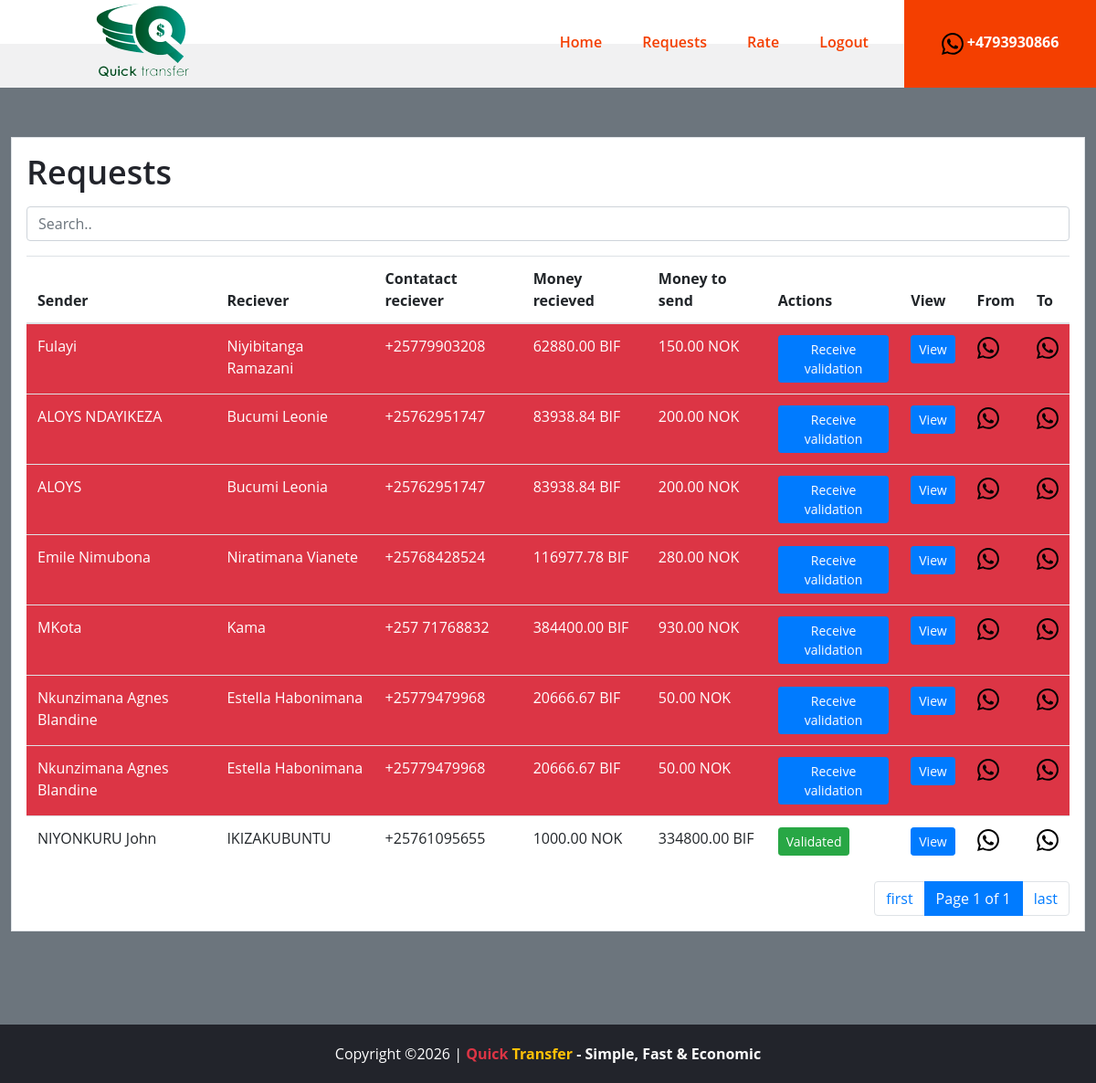
The page /converter/requests/ (signed in) on the database as committed earlier.
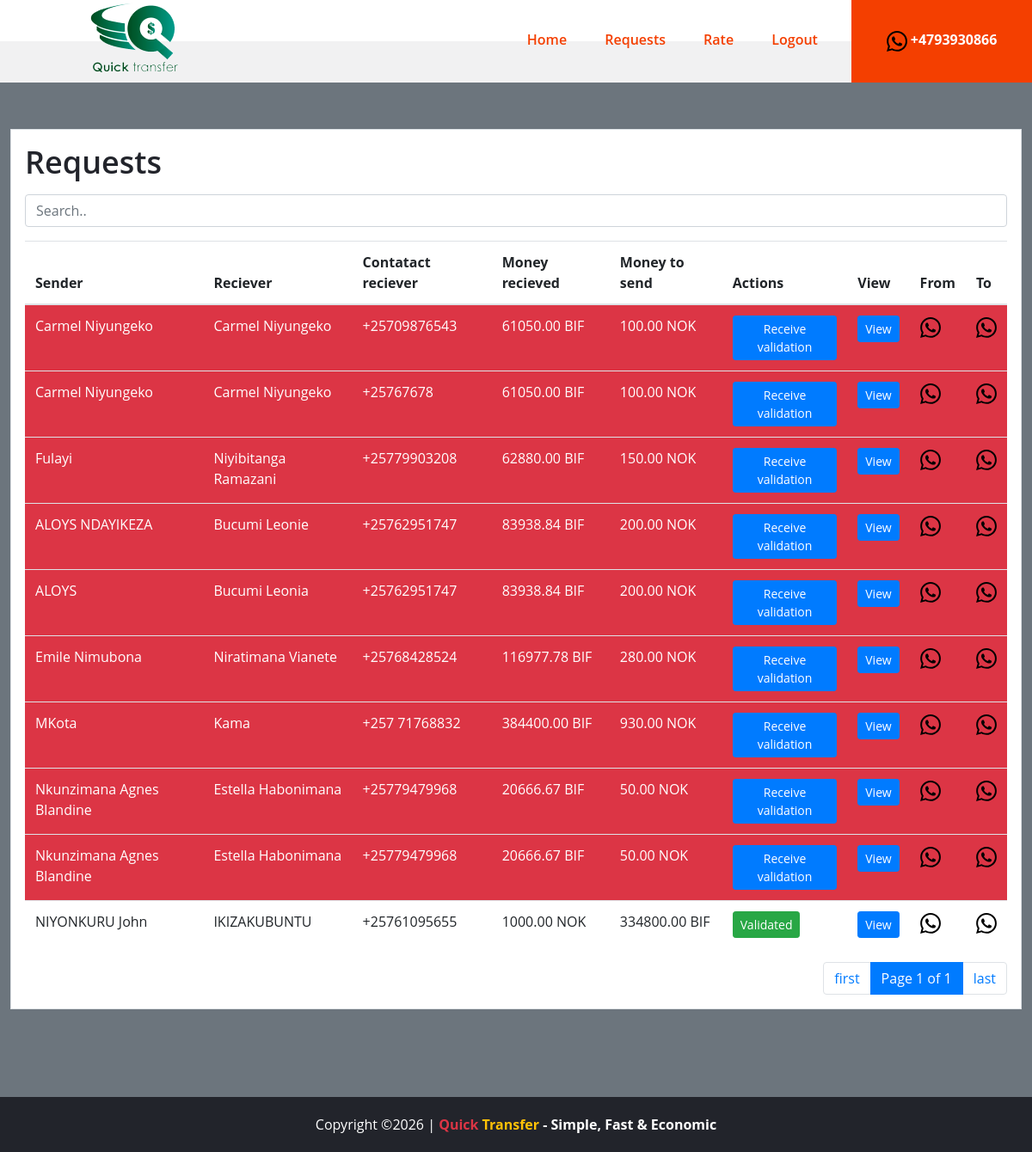
The same page on the database as committed later.
### currencyConverter/models.py (models this page shows, shortened)
class Tracking(models.Model):
	id=models.BigAutoField(primary_key=True)
	currency_in = models.ForeignKey(Country, related_name='curr_in', on_delete=models.CASCADE)
	currency_out = models.ForeignKey(Country, related_name='curr_out', on_delete=models.CASCADE)
	amount_in = models.FloatField()
	amount_out = models.FloatField()
	amount_in_recieve = models.FloatField(null=True)
	amount_out_deliver = models.FloatField(null=True)
	name_sender = models.CharField(max_length=100)
	phone_sender = models.CharField(max_length=100)
	name_reciever = models.CharField(max_length=100)
	phone_reciever = models.CharField(max_length=100)
	alt_phone_reciever = models.CharField(max_length=100, null=True, blank=True)
	validated1 = models.BooleanField(default=False)
	motif_validated1 = models.TextField(blank=True, null=True, default='Rien')
	validated2 = models.BooleanField(default=False)
	date = models.DateField(default=timezone.now)
	def senderFullName(self):
		return self.name_sender
	def recieverFullName(self):
		return self.name_reciever

class Country(models.Model):
	id=models.BigAutoField(primary_key=True)
	name = models.CharField(max_length=20)
	currency = models.CharField(max_length=20)
	usd_value = models.CharField(max_length=20)

### currencyConverter/views.py (the view)
# urls.py: path('requests/', views.requests, name='requests'),
@login_required(login_url=('login'))
def requests(request):
	trackings = Tracking.objects.all().order_by('-id')
	paginator = Paginator(trackings, 20)
	try:
		page_number = request.GET.get('page')
	except:
		page_number = 1
	page_obj = paginator.get_page(page_number)
	return render(request, 'requests.html', {'page_obj': page_obj})

### currencyConverter/templates/requests.html (shortened to what this page needs)
{% extends 'index.html' %}
{% load static %}
{% block content %}
<section class="admin-section spad bg-secondary mt-5"  id="sectionTag">
        <div class="container p-3 bg-white border">
                <div class="table-responsive">
                  <h2 class="sub-header mb-3">Requests</h2>
                  <input class="form-control mb-3" id="search" type="text" placeholder="Search..">
                    <table class="table table-striped table-hover">
                      <thead>
                        <tr>
                            <th>Sender</th>
                            <th>Reciever</th>
                            <th>Contatact reciever</th>
                            <th>Money recieved</th>
                            <th>Money to send</th>
                            <th>Actions</th>
                            <th>View</th>
                            <th>From</th>
                            <th>To</th>
                        </tr>
                      </thead>
                      <tbody id="myTable">
        	                {% for tracking in page_obj %}
                            <tr {% if not tracking.validated2 %}
                                class="bg-danger text-white"
                            {% endif %}>
                                <td >{{ tracking.senderFullName }}</td>
                                <td >{{ tracking.recieverFullName }}</td>
                                <td >{{ tracking.phone_reciever }}</td>
                                <td >{{ tracking.amount_out|floatformat:2 }} {{tracking.currency_out.currency}}</td>
                                <td >{{ tracking.amount_in|floatformat:2 }} {{tracking.currency_in.currency}}</td>
                                <td >
                                    {% if  not tracking.validated1 %}
                                        <a href="{% url 'recu' tracking.id %}" class="btn btn-primary btn-sm">Receive validation</a>
                                    {% endif %}
                                    {% if tracking.validated1 and tracking.validated2 %}
                                        <div  class="btn btn-success btn-sm" >Validated</div>
                                    {% endif %}
                                    </td>
                                <td >
                                    <button type="button" class="btn btn-primary btn-sm" data-toggle="modal" data-target="#pendingModal{{ tracking.id }}">
                                View
                              </button>
                                </td>
                                <td >
                                    <div class="hr-btn hr-btn-2">
                                        <a  href="https://api.whatsapp.com/send?phone={{tracking.phone_sender}}" target="_blank" class="text-white">
                                          </a></div>
                                </td>
                                <td >
                                    <div class="hr-btn hr-btn-2">
                                        <a href="https://api.whatsapp.com/send?phone={{tracking.phone_reciever}}" target="_blank" class="text-white">
                                          </a></div>
                                </td>
                            </tr>
                           {% endfor %}
                      </tbody>
                    </table>
                </div>
                <nav aria-label="...">
                  <ul class="pagination justify-content-end">
                    <li class="page-item">
                            <a href="?page=1#sectionTag" class="page-link">first</a>
                    </li>
                    <li class="page-item active">
                      <span class="page-link">
                        Page {{ page_obj.number }} of {{ page_obj.paginator.num_pages }}
                      </span>
                    </li>
                    <li class="page-item">
                            <a href="?page={{ page_obj.paginator.num_pages }}#sectionTag" class="page-link">last</a>
                    </li>
                  </ul>
                </nav>
        </div>
</section>
{% endblock content %}

### currencyConverter/templates/index.html (shortened to what this page needs)
{% load static %}
<!DOCTYPE html>
<html lang="zxx">
<head>
	<link rel="stylesheet" href=" {% static 'css/bootstrap.min.css' %} "/>
	<link rel="stylesheet" href=" {% static 'css/font-awesome.min.css' %} "/>
	<link rel="stylesheet" href=" {% static 'css/owl.carousel.min.css' %} "/>
	<link rel="stylesheet" href=" {% static 'css/flaticon.css' %} "/>
	<link rel="stylesheet" href=" {% static 'css/slicknav.min.css' %} "/>
	<link rel="stylesheet" href=" {% static 'css/style.css' %} "/>
</head>
<body>
	{% block header %}
	<header class="header-section">
		<a href="/" class="site-logo">
			<img src=" {% static 'img/logo--5.png' %} " alt="">
		</a>
		<nav class="header-nav">
			<ul class="main-menu">
				<li><a href="{% url 'home' %}" class="active">Home</a></li>
				{% if user.is_authenticated and user.is_superuser %}
					<li><a href="{% url 'requests' %}">Requests</a></li>
					<li><a href="{% url 'admin' %}">Rate</a></li>
					<li><a href="{% url 'logout' %}">Logout</a></li>
				{% endif %}
			</ul>
			<div class="header-right">
				<div class="hr-btn hr-btn-2">
					<a href="https://api.whatsapp.com/send?phone=+4793930866" target="_blank" class="text-white">
                      +4793930866</a></div>
			</div>
		</nav>
	</header>
	{% endblock header %}
	{% block content %}{% endblock content %}
	<footer class="footer-section">
		<div class="container">
			<div class="text-center">
			<span class="text-white text-center text-footer">
			Copyright &copy;<script>document.write(new Date().getFullYear());</script> | <strong ><span class="text-danger">Quick</span> <span class="text-warning">Transfer</span> - Simple, Fast & Economic</strong>
			</span>
			</div>
		</div>
	</footer>
	</body>
</html>

### currencyConverter/static/css/style.css (style rules this page uses)
html, body { height: 100%; font-family: "Open Sans", sans-serif; -webkit-font-smoothing: antialiased; font-smoothing: antialiased; }
h1, h2, h3, h4, h5, h6 { margin: 0; color: #22242b; font-weight: 600; }
h2 { font-size: 36px; }
img { max-width: 100%; }
ul, ol { padding: 0; margin: 0; }
.spad { padding-top: 102px; padding-bottom: 102px; }
.text-white h1, .text-white h2, .text-white h3, .text-white h4, .text-white h5, .text-white h6, .text-white p, .text-white span, .text-white li, .text-white a { color: #fff; }
.header-section { position: absolute; width: 100%; left: 0; top: 0; padding-left: 53px; background: rgba(255, 255, 255,0.9); z-index: 999; }
.header-nav { text-align: right; }
.site-logo { float: left; display: inline-block; }
.main-menu { display: inline-block; padding-right: 50px; }
.main-menu li { display: inline-block; position: relative; }
.main-menu li a { display: block; font-size: 16px; color: #f43f00; font-weight: 600; padding: 33px 5px; margin-right: 55px; }
.main-menu li a:hover, .main-menu li a.active { color: #f43f00; }
.header-right { display: -webkit-inline-box; display: -ms-inline-flexbox; display: inline-flex; }
.header-right .hr-btn { color: #fff; font-size: 16px; font-weight: 700; background: #313038; padding: 36px 30px 36px 60px; line-height: 1.2; position: relative; }
.header-right .hr-btn.hr-btn-2 { background: #f43f00; padding: 36px 20px; min-width: 236px; text-align: center; }
.footer-section { padding: 20px; background: #22242b; }
@media (min-width: 1200px) { .container { max-width: 1176px; } }
@media only screen and (min-width: 1200px) and (max-width: 1360px) { .main-menu { padding-right: 0; } }
@media only screen and (min-width: 1200px) and (max-width: 1360px) { .main-menu li a { margin-right: 30px; } }
@media only screen and (min-width: 1200px) and (max-width: 1360px) { .header-right .hr-btn.hr-btn-2 { min-width: 210px; } }
.text-footer { text-align: right; }

Rows that differ between the two databases and show on the page:
added Tracking: senderFullName "Carmel Niyungeko", recieverFullName "Carmel Niyungeko", phone_reciever "+25709876543", amount_out "61050.00", currency_out.currency "BIF", amount_in "100.00", currency_in.currency "NOK", validated1 "Receive validation"
added Tracking: senderFullName "Carmel Niyungeko", recieverFullName "Carmel Niyungeko", phone_reciever "+25767678", amount_out "61050.00", currency_out.currency "BIF", amount_in "100.00", currency_in.currency "NOK", validated1 "Receive validation"
